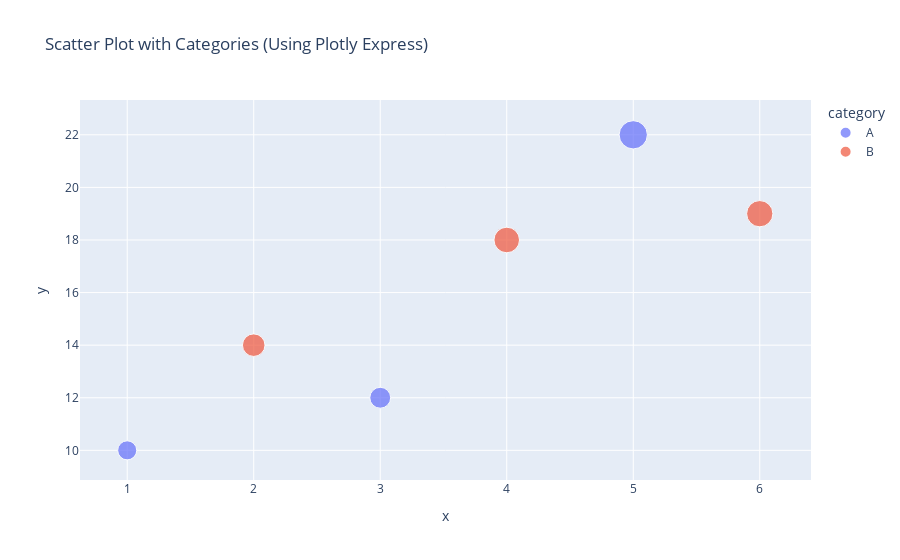

Here is the notebook cell this chart was saved with:
### Code cell
# Sample data for scatter plot with categories.

df20 = pd.DataFrame({
    "x": [1, 2, 3, 4, 5, 6],
    "y": [10, 14, 12, 18, 22, 19],
    "category": ["A", "B", "A", "B", "A", "B"]
})

# Create scatter plot

fig = px.scatter(df20, x="x", y="y", color="category", size="y", title="Scatter Plot with Categories (Using Plotly Express)")
fig.show()

### Figure 1 — Plotly figure (JSON) as saved in the notebook; plotly's stock layout.template omitted (floating-point values rounded to 4 significant figures)
{"data": [{"hovertemplate": "category=A<br>x=%{x}<br>y=%{marker.size}<extra></extra>", "legendgroup": "A", "marker": {"color": "#636efa", "size": [10, 12, 22], "sizemode": "area", "sizeref": 0.055, "symbol": "circle"}, "mode": "markers", "name": "A", "orientation": "v", "showlegend": true, "type": "scatter", "x": [1, 3, 5], "xaxis": "x", "y": [10, 12, 22], "yaxis": "y"}, {"hovertemplate": "category=B<br>x=%{x}<br>y=%{marker.size}<extra></extra>", "legendgroup": "B", "marker": {"color": "#EF553B", "size": [14, 18, 19], "sizemode": "area", "sizeref": 0.055, "symbol": "circle"}, "mode": "markers", "name": "B", "orientation": "v", "showlegend": true, "type": "scatter", "x": [2, 4, 6], "xaxis": "x", "y": [14, 18, 19], "yaxis": "y"}], "layout": {"legend": {"itemsizing": "constant", "title": {"text": "category"}, "tracegroupgap": 0}, "title": {"text": "Scatter Plot with Categories (Using Plotly Express)"}, "xaxis": {"anchor": "y", "domain": [0, 1], "title": {"text": "x"}}, "yaxis": {"anchor": "x", "domain": [0, 1], "title": {"text": "y"}}}}
